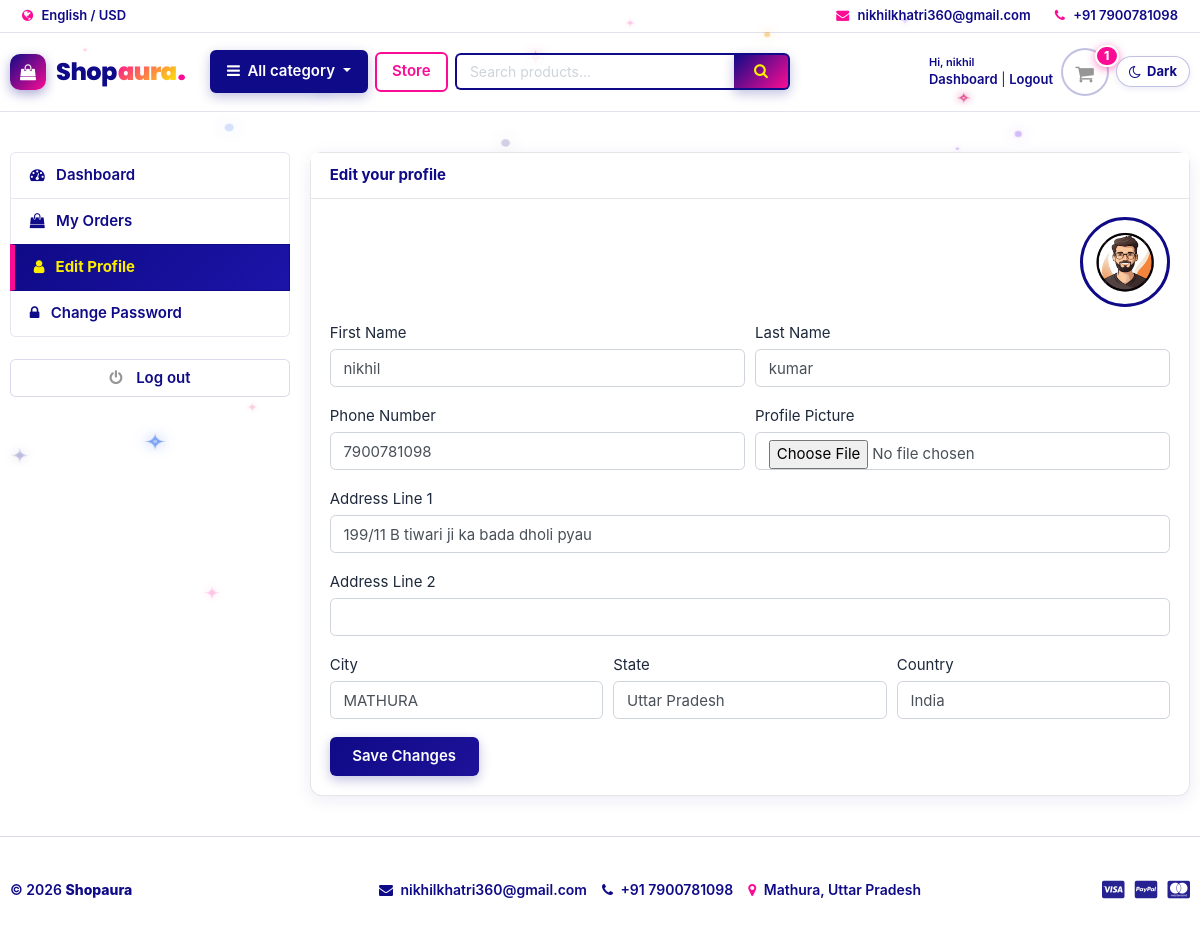
Before: /accounts/edit_profile/ (signed in) with the older database file.
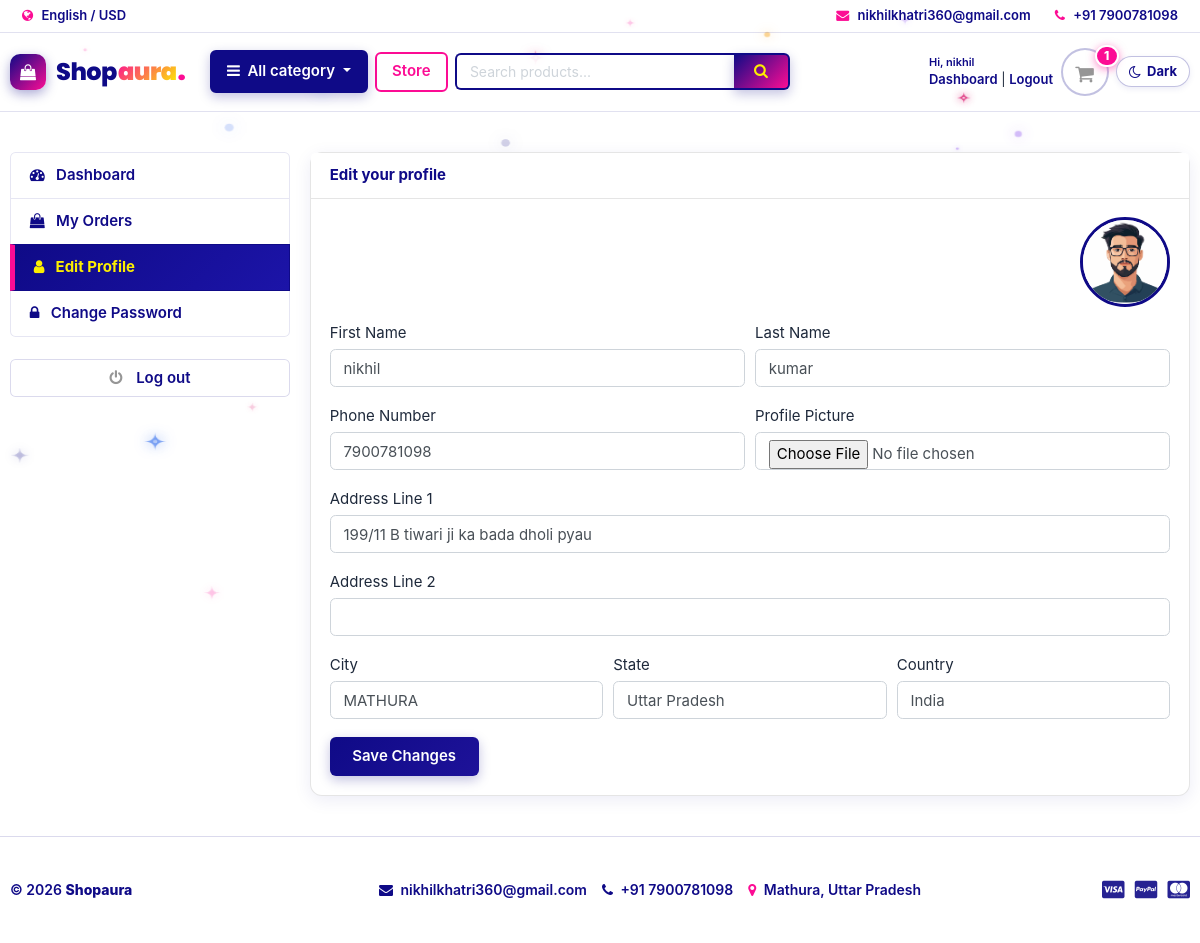
After: the same page with the newer database file.
### accounts/models.py (models this page shows, shortened)
class UserProfile(models.Model):
    user=models.OneToOneField(Account,on_delete=models.CASCADE)
    address_line_1=models.CharField(blank=True,max_length=100)
    address_line_2=models.CharField(blank=True,max_length=100)
    profile_picture=models.ImageField(blank=True,upload_to='userprofile')
    city=models.CharField(blank=True,max_length=20)
    state=models.CharField(blank=True,max_length=20)
    country=models.CharField(blank=True,max_length=20)

### accounts/views.py (the view)
# urls.py: path('edit_profile/', views.edit_profile, name='edit_profile'),
@login_required(login_url='login')
def edit_profile(request):
    try:
        userprofile = UserProfile.objects.get(user=request.user)
    except UserProfile.DoesNotExist:
        userprofile = UserProfile.objects.create(user=request.user)
    if request.method == 'POST':
        user_form = UserForm(request.POST, instance=request.user)
        profile_form = UserProfileForm(request.POST, request.FILES, instance=userprofile)
        if user_form.is_valid() and profile_form.is_valid():
            user_form.save()
            profile_form.save()
            messages.success(request, 'Your profile has been updated.')
            return redirect('edit_profile')
    else:
        user_form = UserForm(instance=request.user)
        profile_form = UserProfileForm(instance=userprofile)
    context = {
        'user_form': user_form,
        'profile_form': profile_form,
        'userprofile': userprofile,
    }
    return render(request, 'accounts/edit_profile.html', context)

### accounts/forms.py
class UserForm(forms.ModelForm):
    class Meta:
        model = Account
        fields = ('first_name', 'last_name', 'phone_number')
    def __init__(self, *args, **kwargs):
        super(UserForm, self).__init__(*args, **kwargs)
        for field in self.fields:
            self.fields[field].widget.attrs['class'] = 'form-control'

class UserProfileForm(forms.ModelForm):
    profile_picture = forms.ImageField(required=False, error_messages={'invalid': ("Image files only")}, widget=forms.FileInput)
    class Meta:
        model=UserProfile
        fields=('address_line_1','address_line_2','city','state','country','profile_picture')
    def __init__(self, *args, **kwargs):
        super(UserProfileForm, self).__init__(*args, **kwargs)
        for field in self.fields:
            self.fields[field].widget.attrs['class'] = 'form-control'

### carts/views.py (called while the page is built)
def _cart_id(request):
    cart = request.session.session_key
    if not cart:
        request.session.create()
        cart = request.session.session_key
    return cart

### category/context_processors.py (called while the page is built)
def menu_links(request):
    links = Category.objects.all()
    return dict(links=links)

### category/models.py (called while the page is built)
    def get_url(self):
        return reverse('products_by_category', args=[self.slug])

### templates/accounts/edit_profile.html (shortened to what this page needs)
{% extends 'base.html' %}
{% block content %}
<section class="section-conten padding-y bg">
<div class="container">
	<div class="row">
	{% include 'includes/dashboard_sidebar.html' %}
	<main class="col-md-9">
		<article class="card">
		<header class="card-header">
			<strong class="d-inline-block mr-3">Edit your profile</strong>
		</header>
		<div class="card-body">
			<div class="text-center text-md-right mb-3">
				{% if userprofile.profile_picture %}
				<img src="{{userprofile.profile_picture.url}}" alt="Profile Picture" width="90" height="90" style="border-radius:50%; object-fit: cover; border: 3px solid #0f0a87;">
				{% else %}
				<img src="https://encrypted-tbn0.gstatic.com/images?q=tbn:ANd9GcSbZ0WFrgDfCi0quSSO2usQ032wzQ1AjvHpBJE3m4e15g&s=10" alt="Profile Picture" width="90" height="90" style="border-radius:50%; object-fit: cover;">
				{% endif %}
			</div>
			<div class="row">
			<div class="col-md-12">
				<form action="{% url 'edit_profile' %}" method="POST" enctype="multipart/form-data">
					<div class="form-row">
						<div class="form-group col-12 col-sm-6">
							<label>First Name</label>
							{{user_form.first_name}}
						</div>
						<div class="form-group col-12 col-sm-6">
							<label>Last Name</label>
							{{user_form.last_name}}
						</div>
					</div>
					<div class="form-row">
						<div class="form-group col-12 col-sm-6">
							<label>Phone Number</label>
							{{user_form.phone_number}}
						</div>
						<div class="form-group col-12 col-sm-6">
							<label>Profile Picture</label>
							{{profile_form.profile_picture}}
						</div>
					</div>
					<div class="form-group">
						<label>Address Line 1</label>
						{{profile_form.address_line_1}}
					</div>
					<div class="form-group">
						<label>Address Line 2</label>
						{{profile_form.address_line_2}}
					</div>
					<div class="form-row">
						<div class="form-group col-12 col-sm-4">
							<label>City</label>
							{{profile_form.city}}
						</div>
						<div class="form-group col-12 col-sm-4">
							<label>State</label>
							{{profile_form.state}}
						</div>
						<div class="form-group col-12 col-sm-4">
							<label>Country</label>
							{{profile_form.country}}
						</div>
					</div>
					<input type="submit" value="Save Changes" class="btn btn-primary px-4">
				</form>
			</div>
			</div>
		</div>
		</article>
	</main>
</div>
</div>
</section>
{% endblock %}

Changed rows visible on the page:
changed UserProfile "199/11 B tiwari ji ka bada dholi pyau": profile_picture: a different picture
